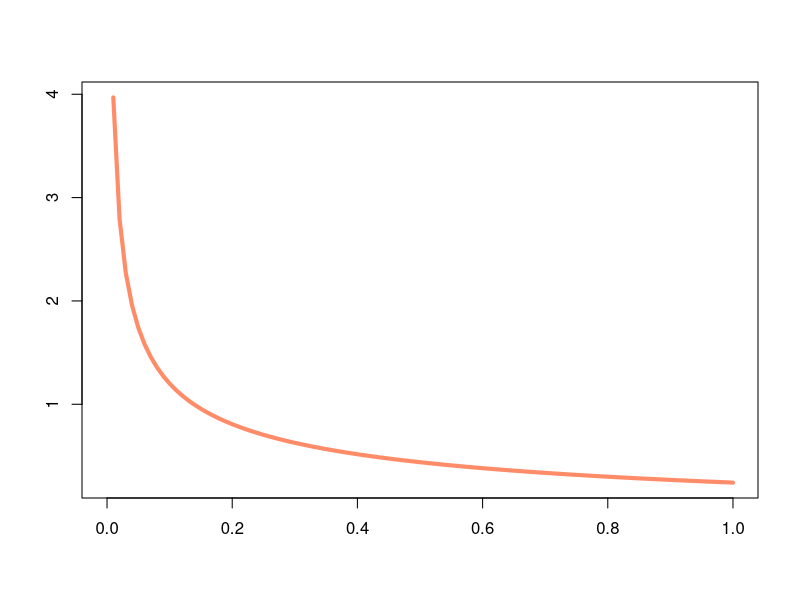
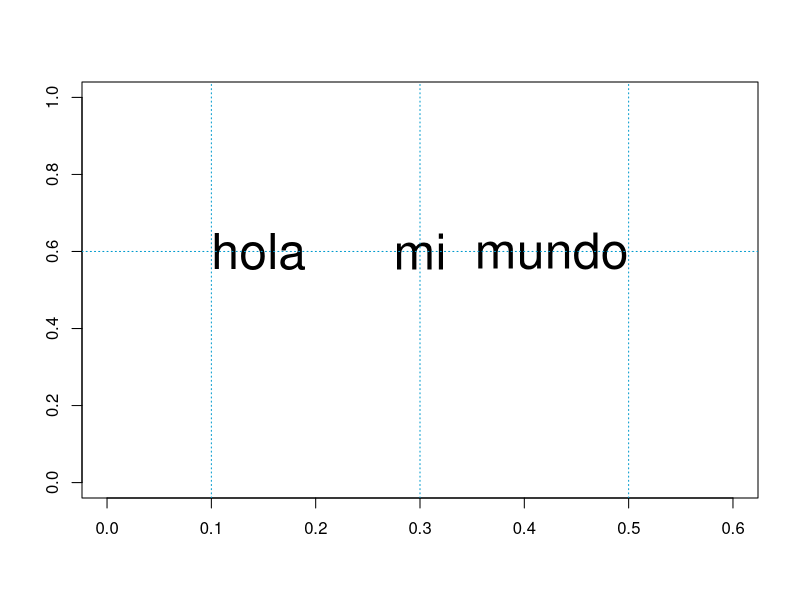
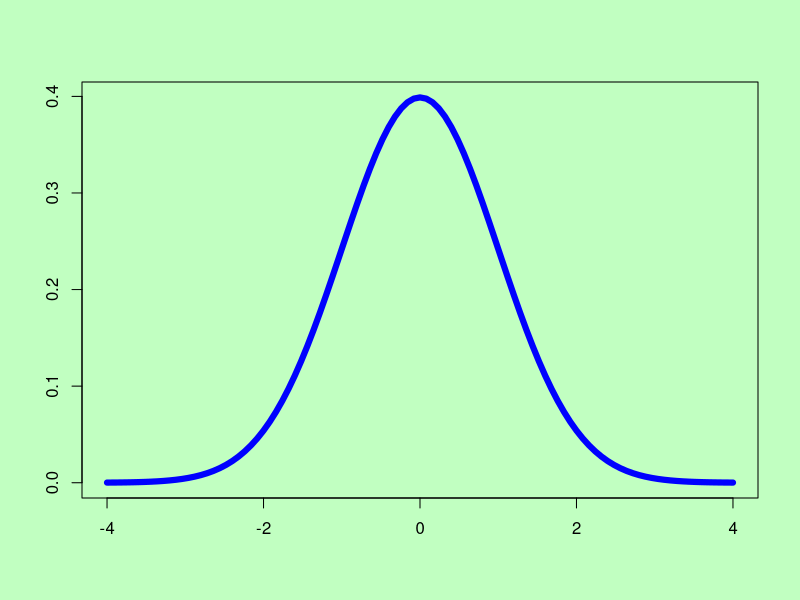
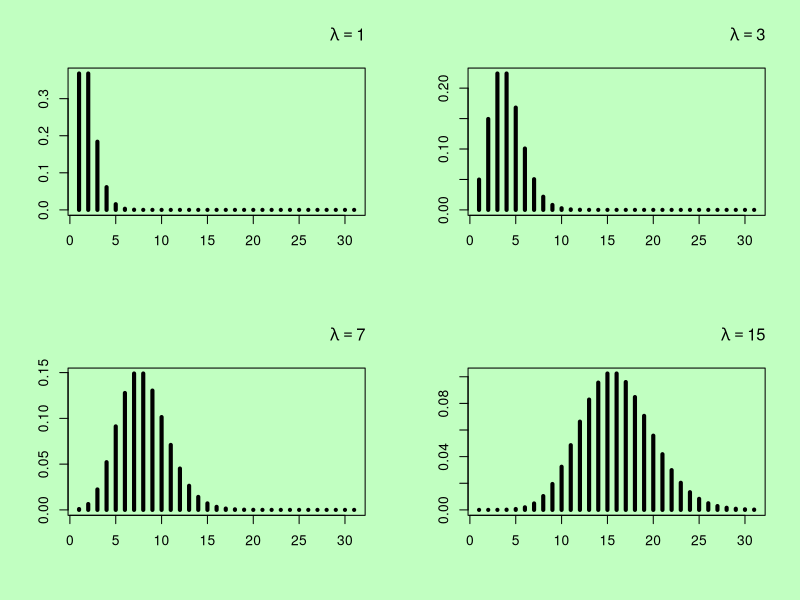
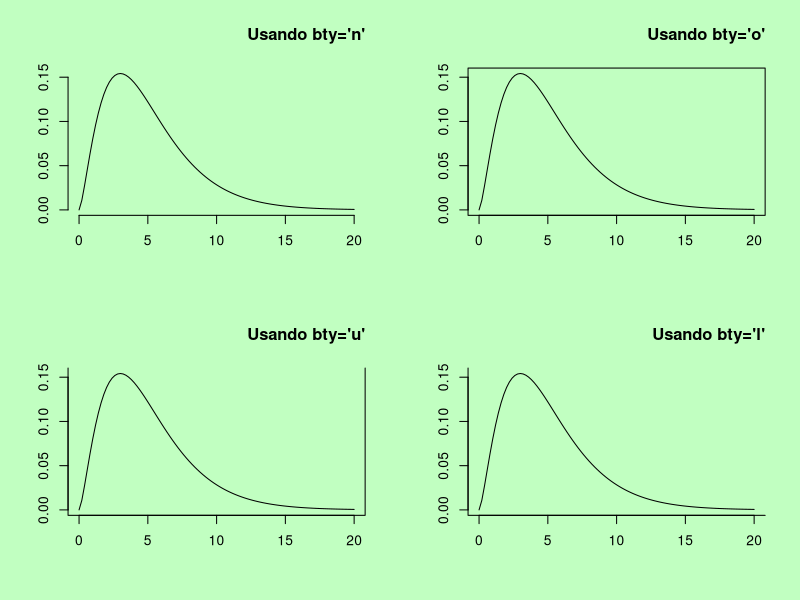
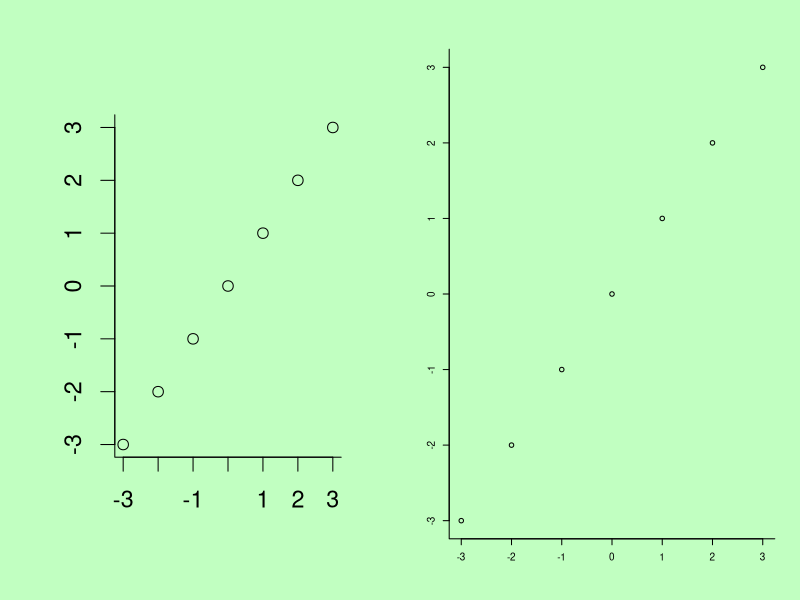

These charts were generated, in order, by the following R code:
## ---- chunk 1
par(ann=FALSE)
curve(dchisq(x, df=1), col='salmon1', lwd=4,
      main='Chi cuadrada',
      xlab='x', ylab='Densidad')
## ---- chunk 2
plot(NULL, xlim=c(0, 0.6), ylim=c(0, 1))

par(adj=0)  # Para justificar a izquierda
text(x=0.1, y=0.6, 'hola', cex=3)

par(adj=0.5)  # Para justificar centrado
text(x=0.3, y=0.6, 'mi', cex=3)

par(adj=1)  # Para justificar a derecha
text(x=0.5, y=0.6, 'mundo', cex=3)

abline(h=0.6, v=c(0.1, 0.3, 0.5),
       lty=3, col='deepskyblue3')
## ---- chunk 3
par(bg='darkseagreen1')
curve(dnorm, lwd=6, col='blue', xlim=c(-4, 4))
## ---- chunk 4
par(mfrow=c(2, 2))

lambdas <- c(1, 3, 7, 15)

for (i in 1:4) {
  plot(dpois(x=0:30, lambda=lambdas[i]), lwd=4,
       type='h', xlab='x', ylab='Probabilidad')
  title(bquote(~ lambda == .(lambdas[i])))
} 
## ---- chunk 5
par(bty='n', mfrow=c(2, 2))
curve(dchisq(x, df=5), xlim=c(0, 20))
title("Usando bty='n'")
par(bty='o')
curve(dchisq(x, df=5), xlim=c(0, 20))
title("Usando bty='o'")
par(bty='u')
curve(dchisq(x, df=5), xlim=c(0, 20))
title("Usando bty='u'")
par(bty='l')
curve(dchisq(x, df=5), xlim=c(0, 20))
title("Usando bty='l'")
## ---- chunk 6
x <- -3:3
par(mfrow=c(1, 2), cex=1.4)
plot(x=x, y=x, main='Usando cex=1.4')
par(cex=0.6)
plot(x=x, y=x, main='Usando cex=0.6')
